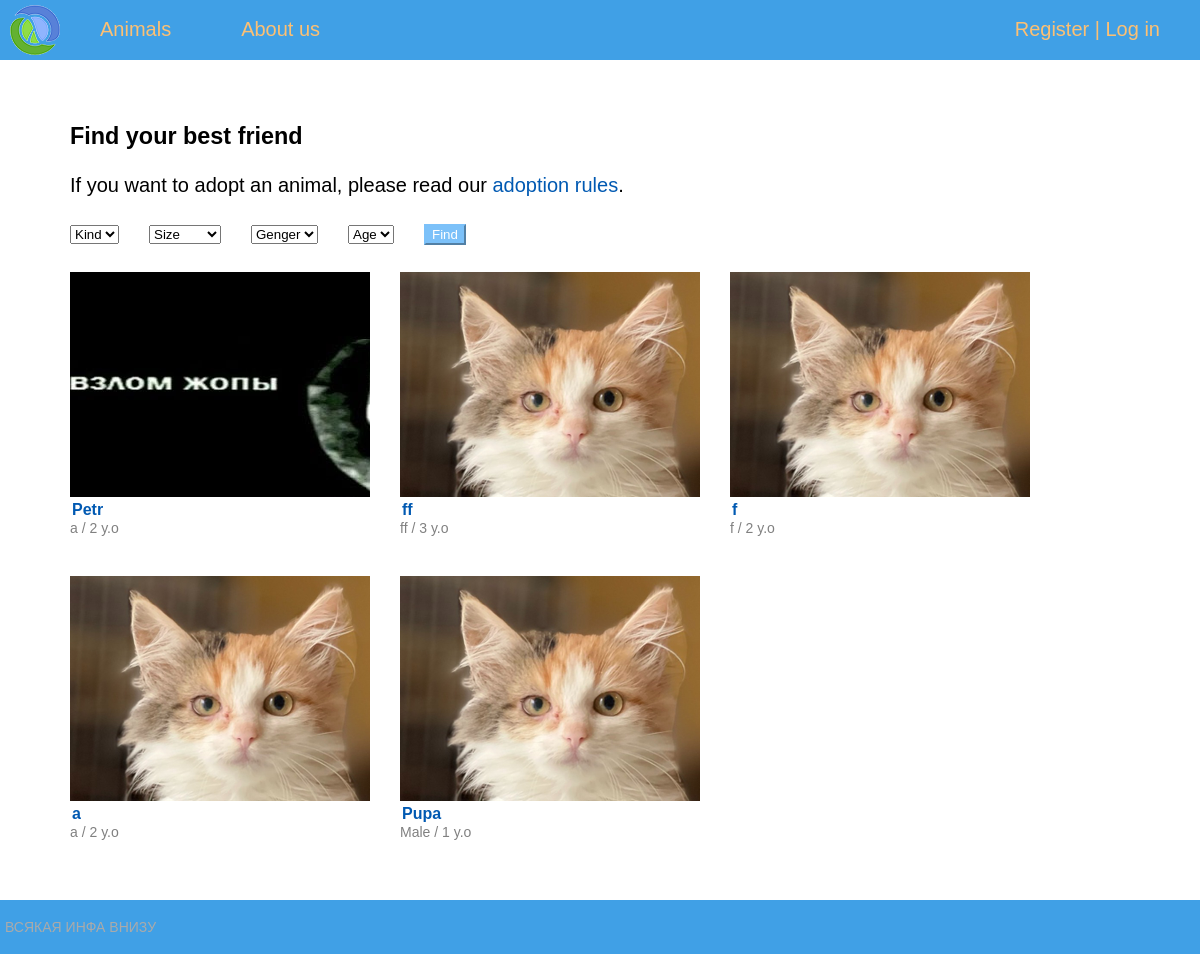
Page /animals/ on the earlier database version.
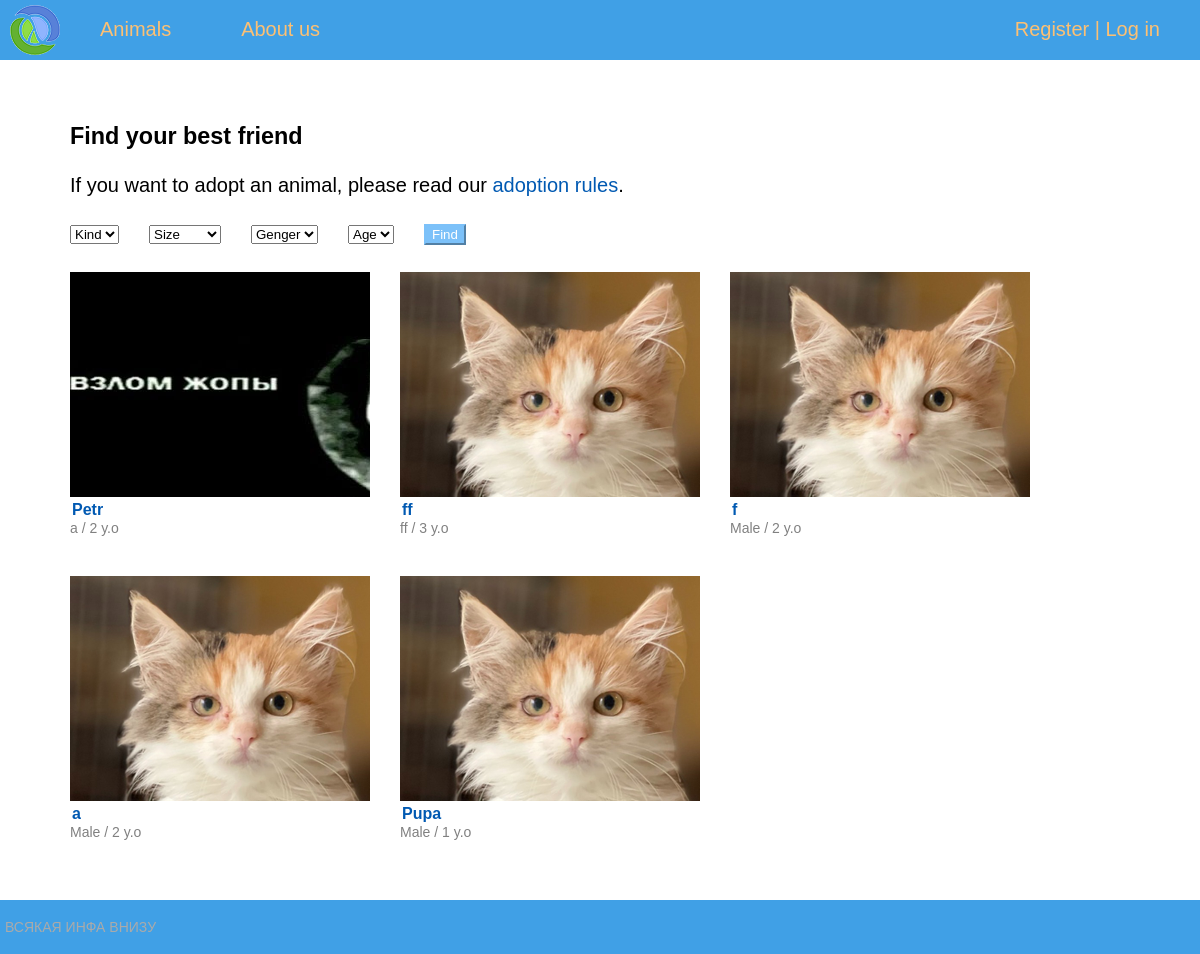
Same page on the later database version.
### shelter/models.py (models this page shows, shortened)
class Animal(models.Model):
    name = models.CharField(max_length=30, default="")
    kind = models.CharField(max_length=15)
    breed = models.CharField(max_length=50)
    age = models.IntegerField(default="")
    color = models.CharField(max_length=50)
    gender = models.CharField(max_length=10)
    discription = models.TextField()
    photo = models.ImageField(upload_to='photos/%Y/%m/%d')
    added = models.DateTimeField(auto_now_add=True)
    edited = models.DateTimeField(auto_now=True)
    def get_absolute_url(self):
        return reverse('animal', kwargs={'animalid': self.pk})
    class Meta:
        ordering = ('-added',)

### shelter/views.py (the view)
# urls.py: path('animals/', AnimalList.as_view(), name='animals'),
class AnimalList(DataMixin, ListView):
    model = Animal
    template_name = 'shelter/animal.html'
    context_object_name = 'animal'
    def get_context_data(self, *, object_list=None, **kwargs):
        context = super().get_context_data(**kwargs)
        context['title'] = "Animals"
        context['menu'] = menu
        return context

### shelter/templates/shelter/animal.html (shortened to what this page needs)
{% extends 'shelter/base.html' %}
{% block content %}
<div class="container">
    <div id="filters">
        <h3>Find your best friend</h3>
        <p>If you want to adopt an animal, please read our <a class="link-rules" href="">adoption rules</a>.</p>
        <form action="" method="get">
            <div class="row">
                <div class="animal_filters">
                    <select class="form-control" name="species">
                        <option value="">Kind</option>
                    </select>
                </div>
                <div class="animal_filters">
                    <select class="form-control" name="animal_size">
                        <option value="">Size</option>
                    </select>
                </div>
                <div class="animal_filters">
                    <select class="form-control" name="sex">
                        <option value="">Genger</option>
                    </select>
                </div>
                <div class="animal_filters">
                    <select class="form-control" name="birth_date">
                        <option value="">Age</option>
                    </select>
                </div>
                <div class="animal_filters">
                    <button type="submit" class="animal_btn">Find</button>
                </div>
            </div>
        </form>
    </div>
    <br>
    <div class="row">
    {% for a in animal %}
        <div class="animal-item">
            <a href="{{ a.get_absolute_url }}">
                <div class="animal-image-list">
                    <img src="{{ a.photo.url }}" alt="">
                </div>
                <div class="animal-description-">
                    <div class="animal-name-list ">
                        {{ a.name }}
                    </div>
                    <div class="animal-info-list">
                        {{ a.gender }} / {{ a.age }} y.o
                    </div>
                </div>
            </a>
        </div>
    {% endfor %}
    </div>
</div>
{% endblock content %}

Differences in the rows shown:
changed Animal (number 3 of 5 on the later page): gender "f" → "Male"
changed Animal (number 4 of 5 on the later page): gender "a" → "Male"
